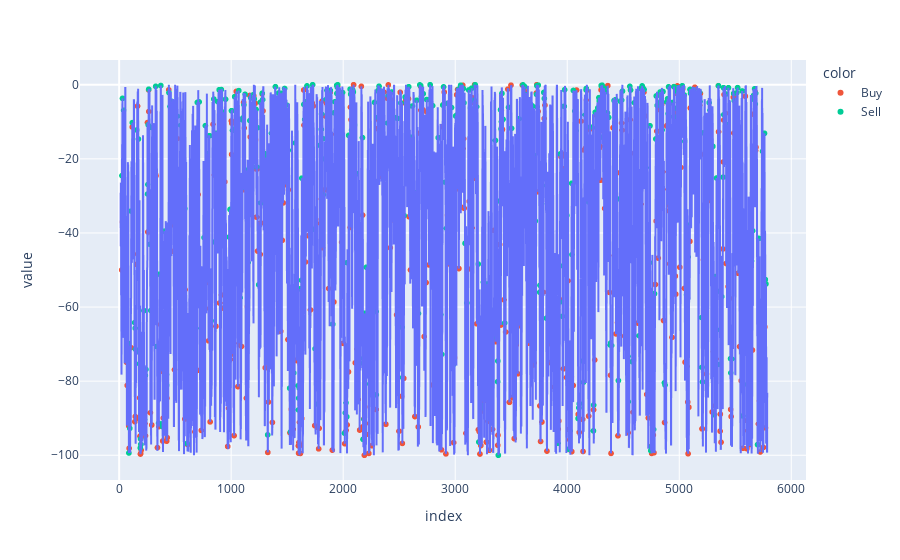

Notebook code for this chart:
### Code cell
i = 20
fig = px.scatter(fX[:, i], color = labeled_df['Signal'])
fig.add_trace(px.line(y=fX[:, i]).data[0])

### Figure 1 — Plotly figure (JSON) as saved in the notebook; plotly's stock layout.template omitted (floating-point values rounded to 4 significant figures; data arrays with more than 128 entries replaced by an {"elided": "..."} marker saying what was removed)
{"data": [{"hovertemplate": "color=Buy<br>index=%{x}<br>value=%{y}<extra></extra>", "legendgroup": "Buy", "marker": {"color": "#EF553B", "symbol": "circle"}, "mode": "markers", "name": "Buy", "showlegend": true, "type": "scattergl", "x": {"elided": "571 int values"}, "xaxis": "x", "y": {"elided": "571 float values"}, "yaxis": "y"}, {"hovertemplate": "color=Sell<br>index=%{x}<br>value=%{y}<extra></extra>", "legendgroup": "Sell", "marker": {"color": "#00cc96", "symbol": "circle"}, "mode": "markers", "name": "Sell", "showlegend": true, "type": "scattergl", "x": {"elided": "571 int values"}, "xaxis": "x", "y": {"elided": "571 float values"}, "yaxis": "y"}, {"hovertemplate": "x=%{x}<br>y=%{y}<extra></extra>", "legendgroup": "", "line": {"color": "#636efa", "dash": "solid"}, "marker": {"symbol": "circle"}, "mode": "lines", "name": "", "showlegend": false, "type": "scattergl", "x": {"elided": "5787 int values"}, "xaxis": "x", "y": {"elided": "5787 float values"}, "yaxis": "y"}], "layout": {"legend": {"title": {"text": "color"}, "tracegroupgap": 0}, "margin": {"t": 60}, "xaxis": {"anchor": "y", "domain": [0, 1], "title": {"text": "index"}}, "yaxis": {"anchor": "x", "domain": [0, 1], "title": {"text": "value"}}}}
